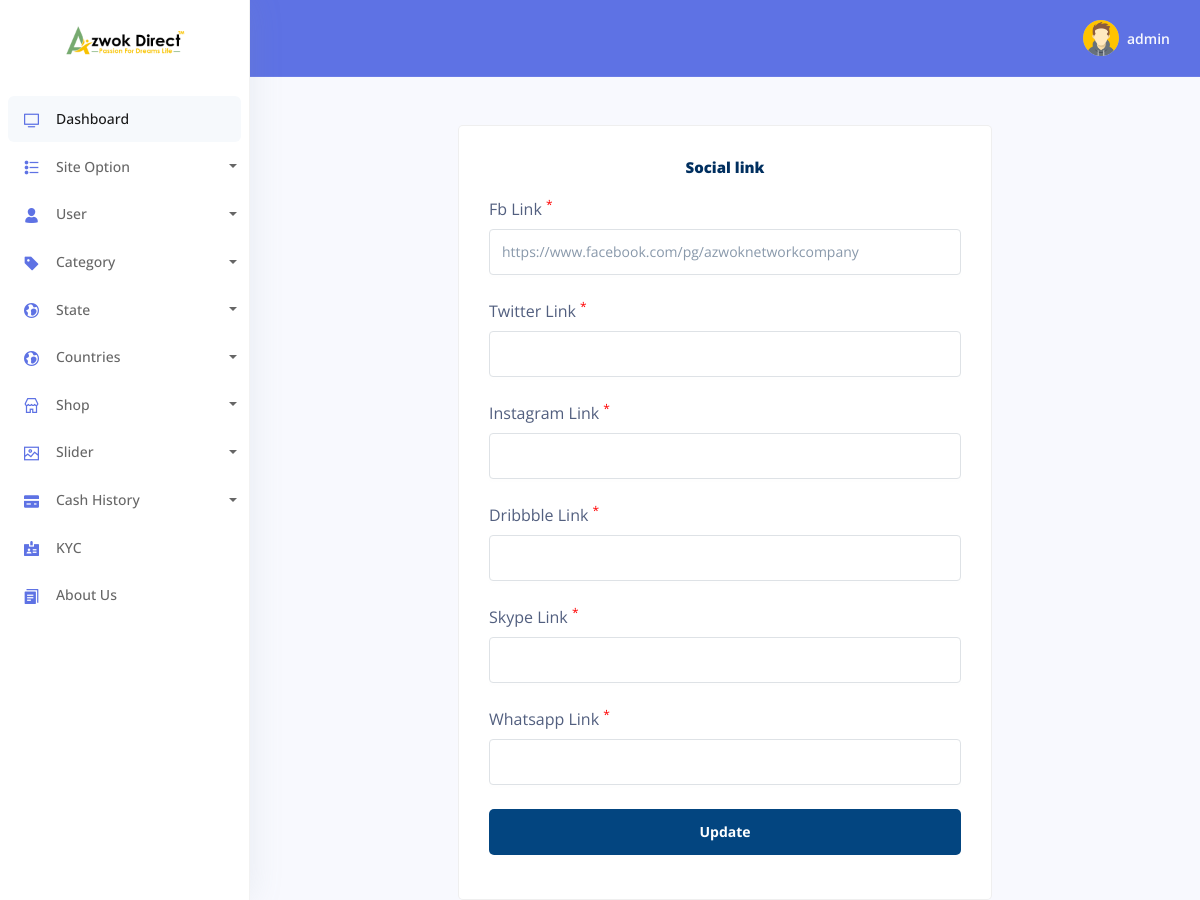
The page /admin/social.php (signed in) on the database its author committed.
### tables this page shows
CREATE TABLE `tbl_logo` (
  `id` int NOT NULL,
  `logo` varchar(240) NOT NULL,
  `front` varchar(240) NOT NULL
);

CREATE TABLE `tbl_social` (
  `id` int NOT NULL,
  `link` varchar(240) DEFAULT NULL,
  `link2` varchar(240) DEFAULT NULL,
  `link3` varchar(240) DEFAULT NULL,
  `link4` varchar(240) DEFAULT NULL,
  `link5` varchar(240) DEFAULT NULL,
  `link6` varchar(240) DEFAULT NULL
);

### config/Functions.php (called while the page is built, shortened)
<?php
     class Functions{
          public $host=	DB_HOST;
		public $user=	DB_USER;
		public $pass=	DB_PASS;
          public $name= 	DB_NAME;
          public $link;
          public function dbConnect(){
               $this->link= new mysqli($this->host,$this->user,$this->pass,$this->name);
          }
          public function select($query){
               $exicute=$this->link->query($query) or die(mysqli_error($this->link));
               if($exicute->num_rows>0){
                    return $exicute;
               }else{
                    return false;
               }
          }
     }

### Classes/admin/Siteinfo.php (called while the page is built, shortened)
<?php
     class Siteinfo{
             private $db;
             public function __construct(){
                  $this->db=new Functions();
             }
          public function getLogo(){
               $query="SELECT * from tbl_logo";
               $exicute=$this->db->select($query);
               if($exicute){
                    return $exicute;
                }else{
                     return false;
                }
          }
          public function getSocial(){
               $query="SELECT * from tbl_social";
               $exicute=$this->db->select($query);
               if($exicute){
                    return $exicute;
                }else{
                     return false;
                }
          }
     }

### admin/social.php (the view, shortened to what this page needs)
<?php include('template/load-header.php')?>
<?php include('template/sidebar.php')?>
<?php include('template/header.php')?>
<div class="container-fluid mt--6">
  <div class="wrapper">
    <form action="" method="post" enctype="multipart/form-data">
      <div class="form add-from" >
           <h4 style="color:#002f5f;text-align: Center;padding:10px 0px;"><b>Social link </b></h4>
           <?php
              $result=$site->getSocial();
              if($result){
                while($value=$result->fetch_assoc()){
           ?>
          <div class="form-group">
                <label>Fb Link <sup style="color: red;">*</sup></label><br>
                <input  value="<?php echo $value['link'];?>" class="form-control"  type="text" name="fb" id="" >
          </div>
          <div class="form-group">
                <label>Twitter Link <sup style="color: red;">*</sup></label><br>
                <input value="<?php echo $value['link2'];?>" class="form-control"  type="text" name="twitter" id="" >
          </div>
          <div class="form-group">
                <label>Instagram Link <sup style="color: red;">*</sup></label><br>
                <input value="<?php echo $value['link3'];?>" class="form-control"  type="text" name="insta" id="" >
          </div>
          <div class="form-group">
                <label>Dribbble Link <sup style="color: red;">*</sup></label><br>
                <input value="<?php echo $value['link4'];?>" class="form-control"  type="text" name="drib" id="" >
          </div>
          <div class="form-group">
                <label>Skype Link <sup style="color: red;">*</sup></label><br>
                <input value="<?php echo $value['link5'];?>" class="form-control"  type="text" name="skype" id="" >
          </div>
          <div class="form-group">
                <label>Whatsapp Link <sup style="color: red;">*</sup></label><br>
                <input value="<?php echo $value['link6'];?>" class="form-control"  type="text" name="whats" id="" >
          </div>
           <input  class="form-control" value="Update" type="submit" name="submit" id="">
           <br>
            <?php }}?>
      </div>
    </form>
  </div>
</div>
<?php include('template/footer.php')?>

### admin/template/sidebar.php (shortened to what this page needs)
<body>
  <nav class="sidenav navbar navbar-vertical  fixed-left  navbar-expand-xs navbar-light bg-white" id="sidenav-main">
    <div class="scrollbar-inner">
      <div class="sidenav-header  align-items-center">
        <a class="navbar-brand" href="../index.php">
          <?php
            $result=$site->getLogo();
            if($result){
              while($value=$result->fetch_assoc()){
          ?>
          <img src="<?php echo $value['logo'];?>" class="navbar-brand-img" alt="...">
          <?php }}?>
        </a>
      </div>
      <div class="navbar-inner">
        <div class="collapse navbar-collapse" id="sidenav-collapse-main">
          <ul class="navbar-nav">
            <li class="nav-item">
              <a class="nav-link active" href="dashboard.php">
                <i class="ni ni-tv-2 text-primary"></i>
                <span class="nav-link-text">Dashboard</span>
              </a>
            </li>
            <li class="nav-item">
              <a href="#" class="dropdown-toggle nav-link" id="ddlmenuItem" data-toggle="dropdown"><i class="ni ni-bullet-list-67 text-primary"></i>Site Option</a>
            </li>
            <li class="nav-item">
            <a href="#" class="dropdown-toggle nav-link" id="ddlmenuItem" data-toggle="dropdown"><i class="ni ni-single-02 text-primary"></i>User</a>
          </li>
            <li class="nav-item">
                <a href="#" class="dropdown-toggle nav-link" id="ddlmenuItem" data-toggle="dropdown"><i class="ni ni-tag text-primary"></i>Category</a>
            </li>
            <li class="nav-item">
            <a href="#" class="dropdown-toggle nav-link" id="ddlmenuItem" data-toggle="dropdown"><i class="ni ni-world text-primary"></i>State</a>
          </li>
          <li class="nav-item">
            <a href="#" class="dropdown-toggle nav-link" id="ddlmenuItem" data-toggle="dropdown"><i class="ni ni-world text-primary"></i>Countries</a>
          </li>
            <li class="nav-item">
              <a href="#" class="dropdown-toggle nav-link" id="ddlmenuItem" data-toggle="dropdown"><i class="ni ni-shop text-primary"></i>Shop</a>
            </li>
            <li class="nav-item">
              <a href="#" class="dropdown-toggle nav-link" id="ddlmenuItem" data-toggle="dropdown"><i class="ni ni-image text-primary"></i>Slider</a>
            </li>
            <li class="nav-item">
              <a href="#" class="dropdown-toggle nav-link" id="ddlmenuItem" data-toggle="dropdown"><i class="ni ni-credit-card text-primary"></i>Cash History</a>
            </li>
            <li class="nav-item">
              <a class="nav-link" href="kyc.php">
                <i class="ni ni-badge text-primary"></i>
                <span class="nav-link-collection">KYC</span>
              </a>
            </li>
            <li class="nav-item">
              <a class="nav-link" href="About.php">
                <i class="ni ni-single-copy-04 text-primary"></i>
                <span class="nav-link-collection">About Us</span>
              </a>
            </li>
          </ul>
        </div>
      </div>
    </div>
  </nav>

### assets/css/style.css (style rules this page uses)
body { background: #f7f7f7; }
* { padding: 0; margin:0; }
ul li { position: relative; }
input[type="submit"],.redirect { border: none;background: #034580;color: white;padding: 10px 15px;margin-top: 20px;font-weight: 700;border-radius: 5px; }

### rows shown on the page
tbl_logo: logo (picture)
tbl_social: fb "https://www.facebook.com/pg/azwoknetworkcompany"

### other values the page prints
Session::get('admin') "admin"
